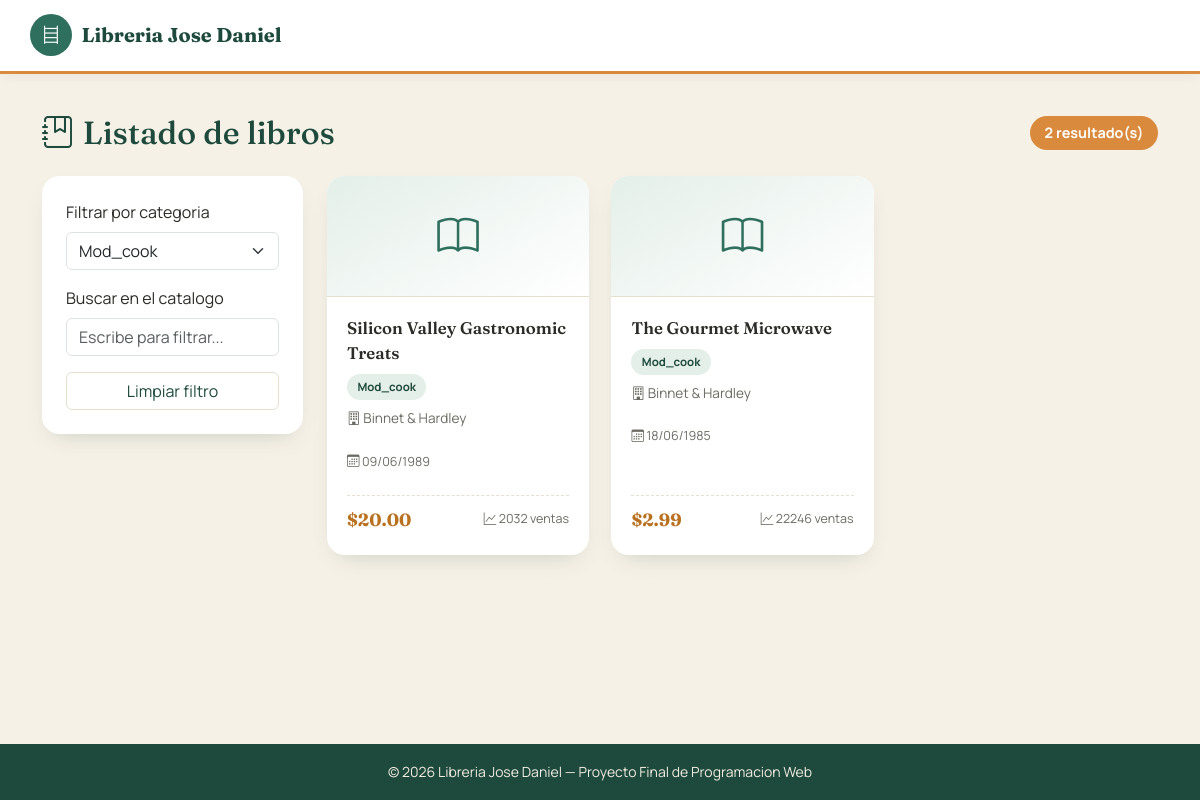
The page /libros.php?categoria=mod_cook on the database its author committed.
### tables this page shows
CREATE TABLE `titulos` (
  `id_titulo` varchar(6) NOT NULL,
  `titulo` varchar(60) NOT NULL,
  `tipo` varchar(15) NOT NULL,
  `id_pub` varchar(4) NOT NULL,
  `precio` double default NULL,
  `avance` double default NULL,
  `total_ventas` int(11) default NULL,
  `notas` varchar(255) NOT NULL,
  `fecha_pub` datetime NOT NULL,
  `contrato` varchar(1) NOT NULL,
  PRIMARY KEY  (`id_titulo`)
);

CREATE TABLE `publicadores` (
  `id_pub` varchar(4) NOT NULL,
  `nombre_pub` varchar(30) NOT NULL,
  `ciudad` varchar(15) NOT NULL,
  `estado` varchar(2) NOT NULL,
  PRIMARY KEY  (`id_pub`)
);

### libros.php (the view, shortened to what this page needs)
<?php
$pdo = obtenerConexion();
$categoriaSeleccionada = isset($_GET['categoria']) ? trim($_GET['categoria']) : '';
$categorias = $pdo->query('SELECT DISTINCT tipo FROM titulos ORDER BY tipo')->fetchAll();
if ($categoriaSeleccionada !== '') {
    $sql = 'SELECT t.id_titulo, t.titulo, t.tipo, t.precio, t.total_ventas, t.fecha_pub, p.nombre_pub
            FROM titulos t
            LEFT JOIN publicadores p ON t.id_pub = p.id_pub
            WHERE t.tipo = :tipo
            ORDER BY t.titulo ASC';
    $consulta = $pdo->prepare($sql);
    $consulta->execute([':tipo' => $categoriaSeleccionada]);
} else {
    $sql = 'SELECT t.id_titulo, t.titulo, t.tipo, t.precio, t.total_ventas, t.fecha_pub, p.nombre_pub
            FROM titulos t
            LEFT JOIN publicadores p ON t.id_pub = p.id_pub
            ORDER BY t.titulo ASC';
    $consulta = $pdo->query($sql);
}
$libros = $consulta->fetchAll();
$totalLibros = count($libros);
require 'includes/header.php';
?>
<div class="page-heading">
    <h2><i class="bi bi-journal-bookmark"></i> Listado de libros</h2>
    <span class="count-pill"><?= $totalLibros ?> resultado(s)</span>
</div>
<div class="row g-4">
    <div class="col-lg-3">
        <div class="filter-panel">
            <form method="GET">
                <div class="mb-3">
                    <label for="categoria" class="form-label">Filtrar por categoria</label>
                    <select name="categoria" id="categoria" class="form-select" onchange="this.form.submit()">
                        <?php foreach ($categorias as $cat): ?>
                            <option value="<?= htmlspecialchars($cat['tipo']) ?>" <?= $categoriaSeleccionada === $cat['tipo'] ? 'selected' : '' ?>>
                                <?= htmlspecialchars(ucfirst($cat['tipo'])) ?>
                            </option>
                        <?php endforeach; ?>
                    </select>
                </div>
                <div class="mb-3">
                    <label for="buscador" class="form-label">Buscar en el catalogo</label>
                    <input type="text" id="buscador" class="form-control" placeholder="Escribe para filtrar...">
                </div>
                <?php if ($categoriaSeleccionada !== ''): ?>
                    <a href="libros.php" class="btn btn-outline-secondary w-100">Limpiar filtro</a>
                <?php endif; ?>
            </form>
        </div>
    </div>
    <div class="col-lg-9">
        <?php if ($totalLibros === 0): ?>
            <div class="panel text-center text-muted py-5">No se encontraron libros.</div>
        <?php else: ?>
            <div class="book-grid" id="listaLibros">
                <?php foreach ($libros as $libro): ?>
                    <div class="book-card item-buscable">
                        <div class="book-card__cover">
                            <i class="bi bi-book"></i>
                        </div>
                        <div class="book-card__body">
                            <p class="book-card__title"><?= htmlspecialchars($libro['titulo']) ?></p>
                            <div class="book-card__meta">
                                <span class="tag"><?= htmlspecialchars($libro['tipo']) ?></span>
                            </div>
                            <p class="book-card__publisher"><i class="bi bi-building"></i> <?= htmlspecialchars($libro['nombre_pub'] ?? 'N/D') ?></p>
                            <p class="book-card__date"><i class="bi bi-calendar3"></i> <?= date('d/m/Y', strtotime($libro['fecha_pub'])) ?></p>
                            <div class="book-card__footer">
                                <span class="book-card__price"><?= $libro['precio'] !== null ? '$' . number_format((float)$libro['precio'], 2) : 'N/D' ?></span>
                                <span class="book-card__sales"><i class="bi bi-graph-up"></i> <?= $libro['total_ventas'] !== null ? (int)$libro['total_ventas'] : 0 ?> ventas</span>
                            </div>
                        </div>
                    </div>
                <?php endforeach; ?>
            </div>
        <?php endif; ?>
    </div>
</div>
<?php require 'includes/footer.php'; ?>

### css/style.css (style rules this page uses)
:root { --color-bg: #f6f1e7; --color-surface: #ffffff; --color-primary: #2f6f5e; --color-primary-dark: #1e4a3d; --color-primary-light: #e4efe9; --color-accent: #d98a3d; --color-accent-dark: #b9711f; --color-text: #2b2b28; --color-text-muted: #6b6a63; --color-border: #e6dfd0; --radius-lg: 1.1rem; --radius-md: 0.75rem; --shadow-soft: 0 10px 25px -12px rgba(30, 74, 61, 0.25); }
body { background-color: var(--color-bg); color: var(--color-text); display: flex; flex-direction: column; min-height: 100vh; font-family: 'Manrope', sans-serif; }
h1, h2, h3, h4, h5, h6 { font-family: 'Fraunces', serif; color: var(--color-primary-dark); }
.book-grid { display: grid; grid-template-columns: repeat(auto-fill, minmax(230px, 1fr)); gap: 1.4rem; }
.book-card { background-color: var(--color-surface); border-radius: var(--radius-lg); box-shadow: var(--shadow-soft); overflow: hidden; display: flex; flex-direction: column; transition: transform 0.18s ease-in-out, box-shadow 0.18s ease-in-out; }
.book-card__cover { background: linear-gradient(150deg, var(--color-primary-light), #fff); display: flex; align-items: center; justify-content: center; padding: 1.8rem 0; font-size: 2.6rem; color: var(--color-primary); border-bottom: 1px solid var(--color-border); }
.book-card__body { padding: 1.15rem 1.25rem 1.35rem; display: flex; flex-direction: column; gap: 0.5rem; flex: 1; }
.book-card__title { font-family: 'Fraunces', serif; font-weight: 600; font-size: 1.05rem; margin: 0; color: var(--color-text); }
.book-card__meta { display: flex; flex-wrap: wrap; gap: 0.4rem; align-items: center; }
.tag { display: inline-block; font-size: 0.72rem; text-transform: capitalize; font-weight: 700; padding: 0.28rem 0.65rem; border-radius: 999px; background-color: var(--color-primary-light); color: var(--color-primary-dark); }
.book-card__publisher { font-size: 0.85rem; color: var(--color-text-muted); }
.book-card__footer { margin-top: auto; display: flex; align-items: center; justify-content: space-between; padding-top: 0.65rem; border-top: 1px dashed var(--color-border); }
.book-card__price { font-family: 'Fraunces', serif; font-weight: 700; color: var(--color-accent-dark); font-size: 1.1rem; }
.book-card__sales { font-size: 0.78rem; color: var(--color-text-muted); }
.book-card__date { font-size: 0.78rem; color: var(--color-text-muted); }
.filter-panel { background-color: var(--color-surface); border-radius: var(--radius-lg); box-shadow: var(--shadow-soft); padding: 1.5rem; position: sticky; top: 1.5rem; }
.btn-outline-secondary { color: var(--color-primary-dark); border-color: var(--color-border); }
.page-heading { display: flex; justify-content: space-between; align-items: center; flex-wrap: wrap; gap: 0.75rem; margin-bottom: 1.5rem; }
.page-heading h2 { display: flex; align-items: center; gap: 0.55rem; margin: 0; }
.count-pill { background-color: var(--color-accent); color: #fff; font-weight: 700; padding: 0.4rem 0.9rem; border-radius: 999px; font-size: 0.9rem; }

### rows shown on the page
titulos: titulo "Silicon Valley Gastronomic Treats", tipo "Mod_cook", id_pub.nombre_pub "Binnet & Hardley", fecha_pub "09/06/1989", precio "20.00", total_ventas "2032"
titulos: titulo "The Gourmet Microwave", tipo "Mod_cook", id_pub.nombre_pub "Binnet & Hardley", fecha_pub "18/06/1985", precio "2.99", total_ventas "22246"

### other values the page prints
$totalLibros "2"
form field categoria "Mod_cook"
